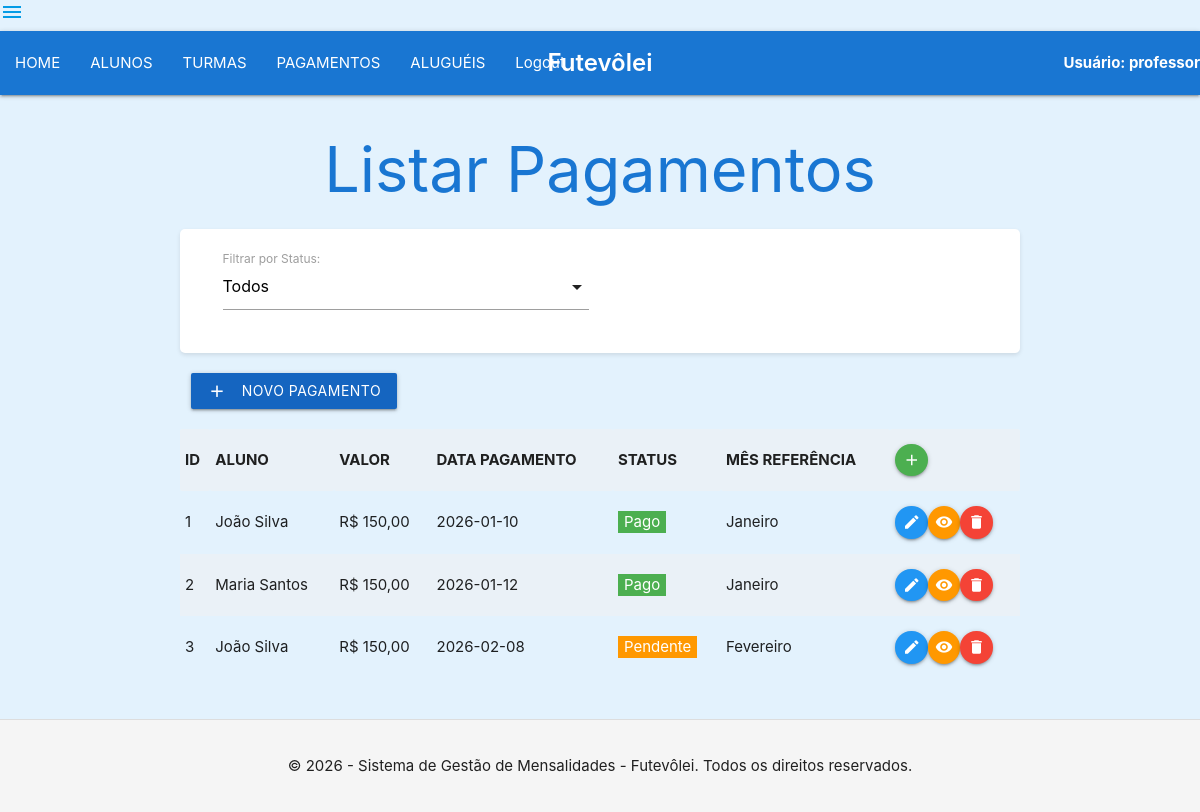
The page /VIEW/PAGAMENTO/lstPagamento.php (signed in) on the database its author committed.
### tables this page shows
CREATE TABLE `pagamento` (
  `id` int(11) NOT NULL,
  `aluno` int(11) NOT NULL,
  `valor` float NOT NULL,
  `data_pagamento` date NOT NULL,
  `status` varchar(20) NOT NULL,
  `mes_referencia` varchar(20) NOT NULL
);

CREATE TABLE `aluno` (
  `id` int(11) NOT NULL,
  `nome` varchar(50) NOT NULL,
  `telefone` varchar(15) NOT NULL,
  `email` varchar(50) NOT NULL,
  `turma` int(11) NOT NULL,
  `data_inscricao` date NOT NULL
);

### DAL/pagamento.php (called while the page is built, shortened)
<?php
include_once $_SERVER['DOCUMENT_ROOT'] . "/futevolei_mensalidades/DAL/conexao.php";
include_once $_SERVER['DOCUMENT_ROOT'] . "/futevolei_mensalidades/MODEL/pagamento.php";
class Pagamento
{
    public function Select()
    {
        $sql = "Select * from pagamento;";
        $con = Conexao::conectar();
        $query = $con->query($sql);
        $resultado = $query->fetchAll(\PDO::FETCH_ASSOC);
        $lista = array();
        foreach ($resultado as $linha) {
            $pagamento = new \MODEL\Pagamento();
            $pagamento->setId($linha['id']);
            $pagamento->setAluno($linha['aluno']);
            $pagamento->setValor($linha['valor']);
            $pagamento->setDataPagamento($linha['data_pagamento']);
            $pagamento->setStatus($linha['status']);
            $pagamento->setMesReferencia($linha['mes_referencia']);
            array_push($lista, $pagamento);
        }
        return $lista;
    }
}
?>

### DAL/conexao.php (called while the page is built, shortened)
<?php
    class Conexao {
        private static $dbNome = 'futevolei';
        private static $dbHost = 'localhost';
        private static $dbUsuario = 'root';
        private static $dbSenha = '';
        private static $cont = null;
        public static function conectar(){
          if (self::$cont == null){
              try{
                self::$cont = new PDO("mysql:host=" . self::$dbHost . ";dbname=" . self::$dbNome,  self::$dbUsuario , self::$dbSenha);
                   }
            catch (\PDOException $exception) {
                die ($exception->getMessage());
            }
        }
        return self::$cont;
    }
    public static function desconectar (){
        self::$cont = null;
        return self::$cont;
    }
    }
?>

### MODEL/pagamento.php (called while the page is built, shortened)
<?php
    class Pagamento{
         private ?int $id;
         private ?float $valor;
         private ?string $data_pagamento;
         private ?string $status;
         private ?string $mes_referencia;
         public function getId() {
            return $this->id;
         }
         public function setId(int $id){
            $this->id = $id;
         }
         public function getValor() {
            return $this->valor;
         }
         public function setValor(float $valor){
            $this->valor = $valor;
         }
         public function getDataPagamento() {
            return $this->data_pagamento;
         }
         public function setDataPagamento(string $data_pagamento){
            $this->data_pagamento = $data_pagamento;
         }
         public function getStatus() {
            return $this->status;
         }
         public function setStatus(string $status){
            $this->status = $status;
         }
         public function getMesReferencia() {
            return $this->mes_referencia;
         }
         public function setMesReferencia(string $mes_referencia){
            $this->mes_referencia = $mes_referencia;
         }
    }
?>

### DAL/aluno.php (called while the page is built, shortened)
<?php
include_once $_SERVER['DOCUMENT_ROOT'] . "/futevolei_mensalidades/DAL/conexao.php";
include_once $_SERVER['DOCUMENT_ROOT'] . "/futevolei_mensalidades/MODEL/aluno.php";
class Aluno
{
    public function SelectById(int $id)
    {
        $sql = "Select * from aluno where id=?;";
        $con = Conexao::conectar();
        $query = $con->prepare($sql);
        $query->execute(array($id));
        $linha = $query->fetch(\PDO::FETCH_ASSOC);
        $aluno = new \MODEL\Aluno();
        $aluno->setId($linha['id']);
        $aluno->setNome($linha['nome']);
        $aluno->setTelefone($linha['telefone']);
        $aluno->setEmail($linha['email']);
        $aluno->setTurma($linha['turma']);
        $aluno->setDataInscricao($linha['data_inscricao']);
        return $aluno;
    }
}
?>

### MODEL/aluno.php (called while the page is built, shortened)
<?php
    class Aluno{
         private ?string $nome;
         public function getNome() {
            return $this->nome;
         }
         public function setNome(string $nome){
            $this->nome = $nome;
         }
    }
?>

### VIEW/PAGAMENTO/lstPagamento.php (the view, shortened to what this page needs)
<?php
include_once $_SERVER['DOCUMENT_ROOT'] . "/futevolei_mensalidades/DAL/pagamento.php";
include_once $_SERVER['DOCUMENT_ROOT'] . "/futevolei_mensalidades/DAL/aluno.php";
include_once $_SERVER['DOCUMENT_ROOT'] . "/futevolei_mensalidades/MODEL/pagamento.php";
include_once $_SERVER['DOCUMENT_ROOT'] . "/futevolei_mensalidades/VIEW/menu.php";
$dalPagamento = new DAL\Pagamento();
$dalAluno = new DAL\Aluno();
if (isset($_GET['filtro_status']) && !empty($_GET['filtro_status'])) {
    $termo = $_GET['filtro_status'];
    $lista = $dalPagamento->SelectByStatus($termo);
} else {
    $lista = $dalPagamento->Select();
}
?>
<!DOCTYPE html>
<html lang="pt-br">
<head>
    <link rel="stylesheet" href="https://cdnjs.cloudflare.com/ajax/libs/materialize/1.0.0/css/materialize.min.css">
</head>
<body class="blue lighten-5">
    <div class="container">
        <h1 style="text-align: center; color: #1976d2; margin-top: 40px;">Listar Pagamentos</h1>
        <div class="row white black-text" style="margin-top: 20px; padding: 20px; border-radius: 5px; box-shadow: 0 2px 4px rgba(0,0,0,0.1);">
            <form action="lstPagamento.php" method="get" class="col s12">
                <div class="input-field col s12 m6">
                    <label>Filtrar por Status:</label>
                </div>
            </form>
        </div>
        <div class="row" style="margin-top: 20px;">
            <div class="col s12">
                <a href="frminsPagamento.php" class="btn waves-effect waves-light" style="background-color: #1565c0;">
                    <i class="material-icons left">add</i>Novo Pagamento
                </a>
            </div>
        </div>
        <table class="striped responsive-table hover" style="margin-top: 20px;">
            <tr>
                <th>ID</th>
                <th>ALUNO</th>
                <th>VALOR</th>
                <th>DATA PAGAMENTO</th>
                <th>STATUS</th>
                <th>MÊS REFERÊNCIA</th>
                <th>
                    <a class="btn-floating btn-small waves-effect waves-light green">
                        <i class="material-icons">add</i>
                    </a>
                </th>
            </tr>
            <?php
                foreach ($lista as $pagamento) {
                    $aluno = $dalAluno->SelectById($pagamento->getAluno());
                    $status_color = ($pagamento->getStatus() == 'Pago') ? 'green' : 'orange';
                    echo '<tr>';
                    echo '<td>' . $pagamento->getId() . '</td>';
                    echo '<td>' . htmlspecialchars($aluno->getNome()) . '</td>';
                    echo '<td>R$ ' . number_format($pagamento->getValor(), 2, ',', '.') . '</td>';
                    echo '<td>' . $pagamento->getDataPagamento() . '</td>';
                    echo '<td><span class="badge ' . $status_color . ' white-text">' . $pagamento->getStatus() . '</span></td>';
                    echo '<td>' . htmlspecialchars($pagamento->getMesReferencia()) . '</td>';
                    echo '<td>';
                    echo '<a class="btn-floating btn-small waves-effect waves-light blue" href="frmedtPagamento.php?id=' . $pagamento->getId() . '"><i class="material-icons">edit</i></a>';
                    echo '<a class="btn-floating btn-small waves-effect waves-light orange" href="frmdetPagamento.php?id=' . $pagamento->getId() . '"><i class="material-icons">visibility</i></a>';
                    echo '<a class="btn-floating btn-small waves-effect waves-light red" href="javascript:if(confirm(\'Tem certeza?\')){window.location=\'opremPagamento.php?id=' . $pagamento->getId() . '\'}"><i class="material-icons">delete</i></a>';
                    echo '</td>';
                    echo '</tr>';
                }
            ?>
        </table>
    </div>
    <footer style="text-align: center; padding: 20px; margin-top: 40px; background-color: #f5f5f5; border-top: 1px solid #ddd;">
        <p>&copy; 2026 - Sistema de Gestão de Mensalidades - Futevôlei. Todos os direitos reservados.</p>
    </footer>
</body>
</html>

### VIEW/menu.php (shortened to what this page needs)
<!DOCTYPE html>
<html lang="pt-br">
<head>
    <link rel="stylesheet" href="https://cdnjs.cloudflare.com/ajax/libs/materialize/1.0.0/css/materialize.min.css">
</head>
<body>
    <a href="#" data-target="slide-out" class="sidenav-trigger"><i class="material-icons">menu</i></a>
    <nav>
        <div class="nav-wrapper blue darken-2 white-text">
            <a href="/futevolei_mensalidades/VIEW/home.php" class="brand-logo center" style="font-size: 24px; font-weight: 600;">
                Futevôlei
            </a>
            <ul id="nav-mobile" class="left hide-on-med-and-down">
                <li><a href="/futevolei_mensalidades/VIEW/home.php">HOME</a></li>
                <li><a href="/futevolei_mensalidades/VIEW/ALUNO/lstAluno.php">ALUNOS</a></li>
                <li><a href="/futevolei_mensalidades/VIEW/TURMA/lstTurma.php">TURMAS</a></li>
                <li><a href="/futevolei_mensalidades/VIEW/PAGAMENTO/lstPagamento.php">PAGAMENTOS</a></li>
                <li><a href="/futevolei_mensalidades/VIEW/ALUGUEL/lstAluguel.php">ALUGUÉIS</a></li>
                <li><a href="/futevolei_mensalidades/VIEW/logout.php">Logout</a></li>
            </ul>
            <ul id="nav-mobile" class="right hide-on-med-and-down">
                <li style="font-weight: bold; color: white;">Usuário: <?php echo $_SESSION['login'];?></li>
            </ul>
        </div>
    </nav>
</body>
</html>

### rows shown on the page
pagamento: id "1", aluno.nome "João Silva", valor "150,00", data_pagamento "2026-01-10", status "Pago", mes_referencia "Janeiro"
pagamento: id "2", aluno.nome "Maria Santos", valor "150,00", data_pagamento "2026-01-12", status "Pago", mes_referencia "Janeiro"
pagamento: id "3", aluno.nome "João Silva", valor "150,00", data_pagamento "2026-02-08", status "Pendente", mes_referencia "Fevereiro"

### other values the page prints
$_SESSION['login'] "professor"
